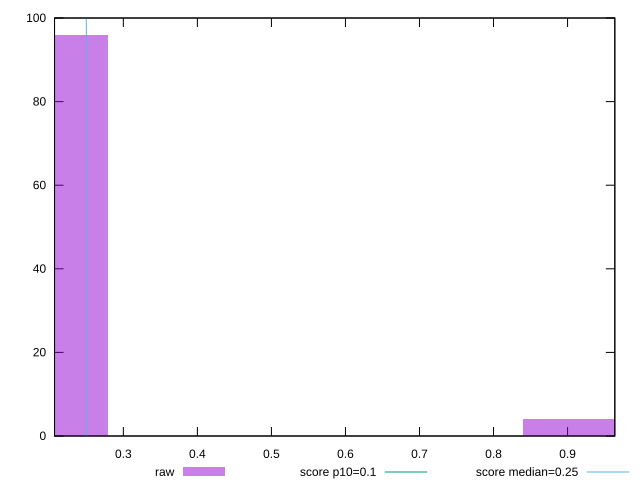

Source code (gnuplot):
reset

$raw <<EOF
0.18660190702313012 96
0.9330095351156507 4
EOF

set key outside below
set boxwidth 0.18660190702313012
set xrange [0.20706671820746528:0.9638337368435329]
set yrange [0:100]
set trange [0:100]
set style fill transparent solid 0.5 noborder

set parametric
set terminal svg size 640, 490 enhanced background rgb 'white'
set output "report_00022_2021-02-20T12:08:46.964Z/cumulative-layout-shift/samples/pages+cached+noadtech+nomedia+nocss/raw/histogram.svg"

plot $raw title "raw" with boxes, \
     0.1,t title "score p10=0.1", \
     0.25,t title "score median=0.25"

reset
